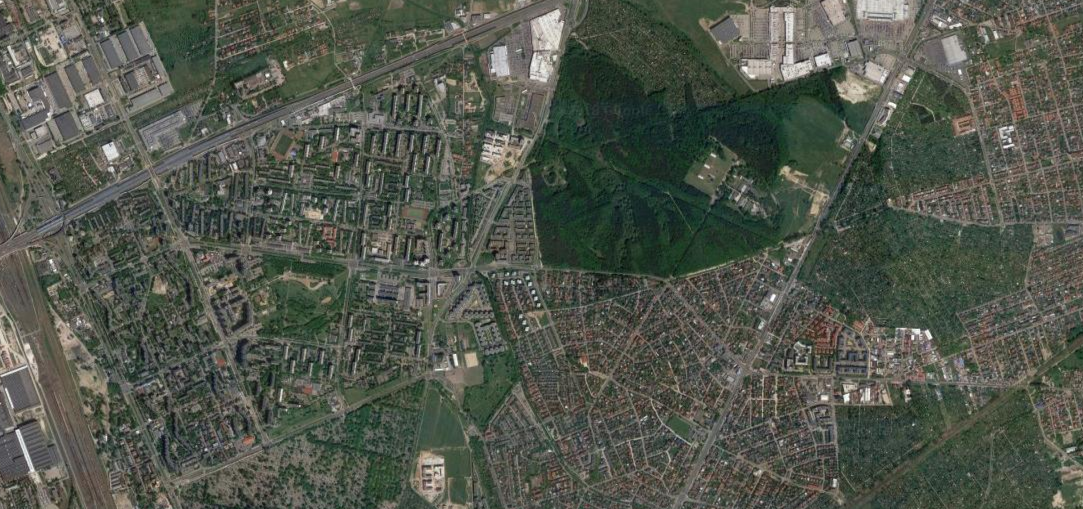
#> input picture src/utils/ColorDetection/brodno.png, 1083 x 509 px
$ python ColorDetection.py
#> lines starting #> are read from the running program, lines starting #| are printed output that depends on the picture; after the words box and inside, x2 and y2 are one past the last pixel; in counts of white or black regions, pixels touching at a corner belong together
import sys
import numpy as np
import cv2

# loading image
img = cv2.imread('brodno.png', 1)
#> img is the input picture: shape (509, 1083, 3); mean B, G, R 76.2, 86.8, 81.8

# color system conversion
hsv = cv2.cvtColor(img, cv2.COLOR_BGR2HSV)
#> hsv: shape (509, 1083, 3); mean H, S, V 45.7, 46, 88.7

# epsilon on color pick error
sensitivity = 20

# color green range
lower_range = np.array([36, 0, 0], dtype=np.uint8)
upper_range = np.array([70, 255, 255], dtype=np.uint8)

mask = cv2.inRange(hsv, (36 - sensitivity, 50, 0), (70 + sensitivity, 255, 255))
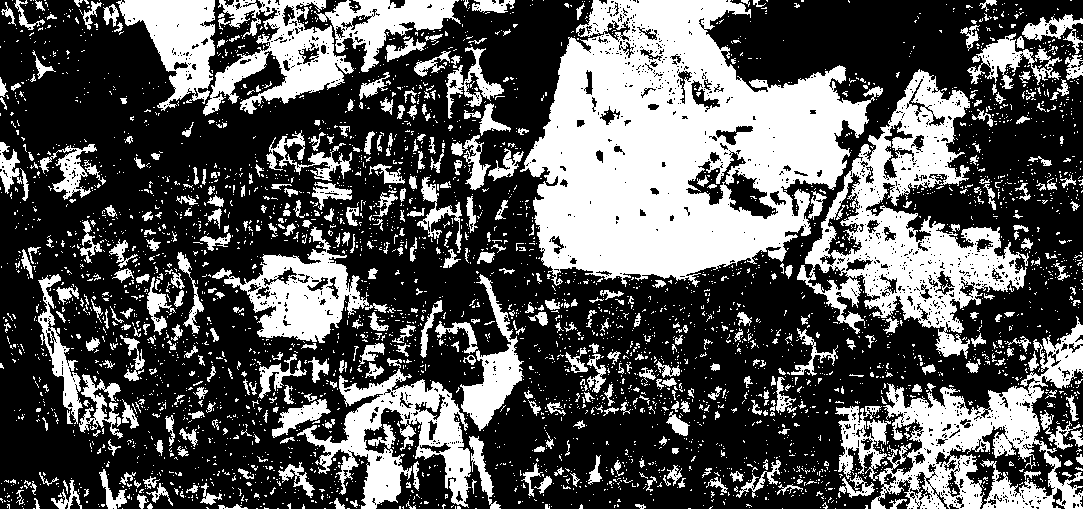
#> mask: shape (509, 1083); 35.1% white; 4011 white regions (3558 under 20 px), largest, box (x1, y1, x2, y2) and area: (520, 0, 883, 287) 60280, (797, 69, 1029, 359) 22100, (835, 316, 1083, 509) 16279
res = cv2.bitwise_and(img, img, mask=mask)
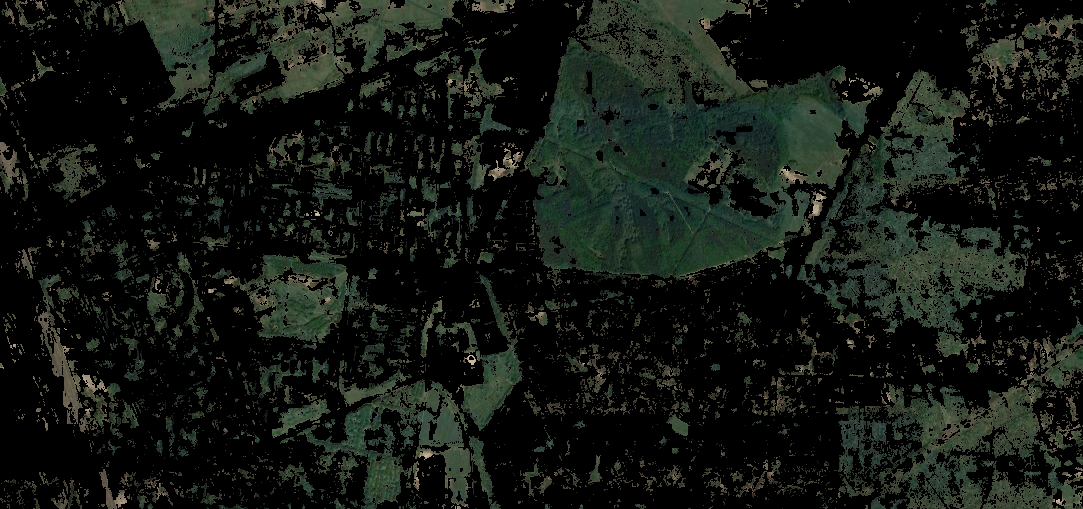
#> res: shape (509, 1083, 3); mean B, G, R 18.5, 23.8, 19.2

cv2.imshow('res', res)
cv2.imshow('image', img)

grey = cv2.cvtColor(res, cv2.COLOR_BGR2GRAY)

height, width, channels = res.shape
#> height = 509; width = 1083; channels = 3
green = cv2.countNonZero(grey)
#> green = 193238
pixels = grey.size
#> pixels = 551247
percent_of_green_pixels = green / pixels * 100
#> percent_of_green_pixels = 35.05
print("{:.2f}".format(percent_of_green_pixels))
#| 35.05

while (1):
    k = cv2.waitKey(0)
#> (key Esc is pressed here)
    if k == 27:
        break

cv2.destroyAllWindows()
